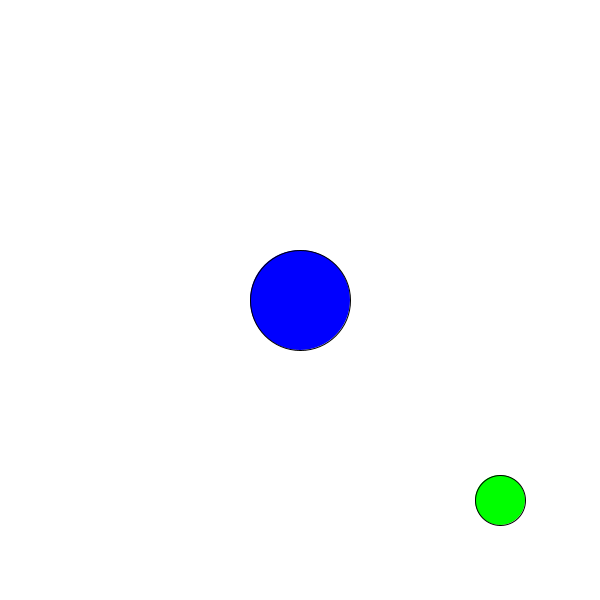
Frame 1 (no input)
Frame 60 (the mouse pressed at the canvas centre just before this capture): identical to frame 1, image omitted
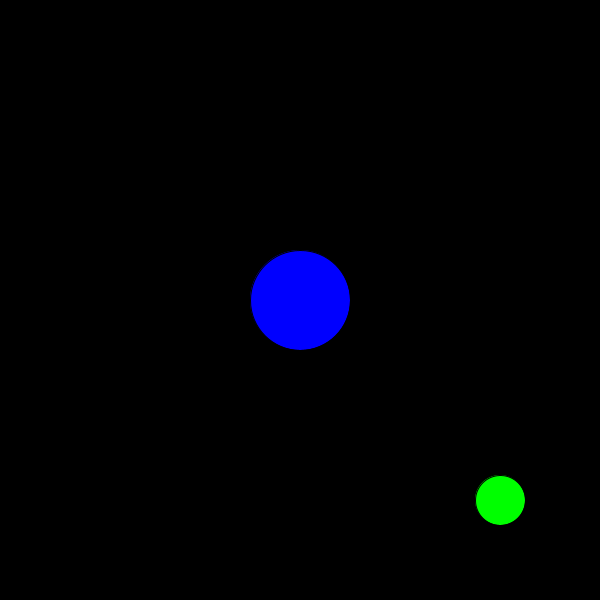
Frame 120 (the mouse held since frame 60 and released just before this capture)

The Processing sketch that drew these frames (run headless with seeded random() and noise(); from frame 60 on, the mouse is pressed at the canvas centre):

// Processing sketch: InteractiveButton
// ── InteractiveButton.pde
int x; 
int y; 
int size; 
float dist; 
boolean buttonClicked; 

//set up a second button 
//do something else when that button is clicked
void setup(){
  size(600, 600); 
  x = width/2; 
  y = height/2; 
  size = 100; 
}

void draw(){
   
  
    if(buttonClicked){
    background(0); 
    fill(255, 0, 0); 
  }else{
    background(255); 
    fill(0, 0, 255); 
  }
  
  fill(0,0,255);
  ellipse(x, y, size, size);
  println(calcDistance(x, y)); 
  fill(0,255,0);
  ellipse(x+200, y+200, size/2, size/2);
  println(calcDistance(x+200, y+200)); 
  
  
}

void mousePressed(){
  if(calcDistance(x,y) <= 50){
    buttonClicked = !buttonClicked; 
  }
  
    if(calcDistance(x+200,y+200) <= 25){
    buttonClicked = !buttonClicked; 
  }
  
  
  
  
  
  //calculating distance between second button 
  //hint set up a second boolean 
}

float calcDistance(int xPos, int yPos){
    dist = dist(mouseX, mouseY, xPos, yPos);
    return dist; 
}
